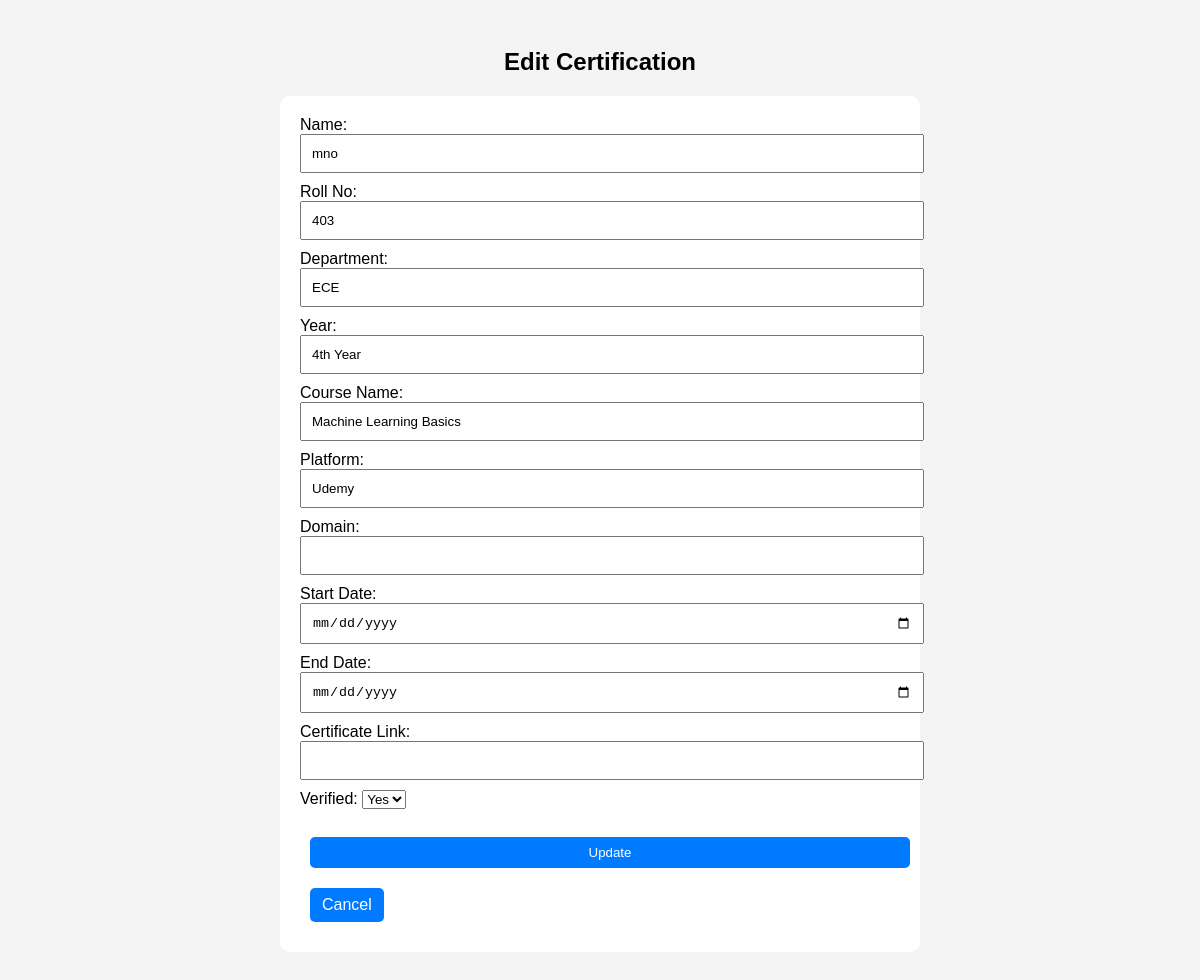
The app's page /edit/51 (signed in) with its own data.
### tables this page shows
CREATE TABLE certifications (
            id INTEGER PRIMARY KEY AUTOINCREMENT,
            name TEXT,
            roll_no TEXT,
            department TEXT,
            year TEXT,
            course_name TEXT,
            platform TEXT,
            domain TEXT,
            start_date TEXT,
            end_date TEXT,
            certificate_link TEXT,
            verified TEXT DEFAULT 'No'
        , completed TEXT DEFAULT 'Not Completed', academic_year TEXT);

### app.py (the view, shortened to what this page needs)
@app.route('/edit/<int:cert_id>', methods=['GET', 'POST'])
def edit_cert(cert_id):
    if 'username' not in session:
        return redirect(url_for('login'))
    conn = sqlite3.connect(DATABASE)
    c = conn.cursor()
    c.execute("SELECT * FROM certifications WHERE id = ?", (cert_id,))
    cert = c.fetchone()
    if session['role'] != 'admin' and cert[3] != session['department']:
        conn.close()
        return "Unauthorized", 403
    conn.close()
    return render_template("edit.html", cert=cert)

### templates/edit.html (shortened to what this page needs)
<!doctype html>
<html>
<head>
    <link rel="stylesheet" href="{{ url_for('static', filename='css/style.css') }}">
</head>
<body>
    <h2 style="text-align:center;">Edit Certification</h2>
    <form method="POST" style="max-width: 600px; margin: auto;">
        <label>Name:</label><input type="text" name="name" value="{{ cert[1] }}" required><br>
        <label>Roll No:</label><input type="text" name="roll_no" value="{{ cert[2] }}" required><br>
		<label>Department:</label><input type="text" name="department" value="{{ cert[3] }}" required><br>
        <label>Year:</label><input type="text" name="year" value="{{ cert[4] }}" required><br>
        <label>Course Name:</label><input type="text" name="course_name" value="{{ cert[5] }}" required><br>
        <label>Platform:</label><input type="text" name="platform" value="{{ cert[6] }}"><br>
        <label>Domain:</label><input type="text" name="domain" value="{{ cert[7] }}"><br>
        <label>Start Date:</label><input type="date" name="start_date" value="{{ cert[8] }}"><br>
        <label>End Date:</label><input type="date" name="end_date" value="{{ cert[9] }}"><br>
        <label>Certificate Link:</label><input type="url" name="certificate_link" value="{{ cert[10] }}"><br>
        <label>Verified:</label>
        <select name="verified">
            <option value="Yes" {% if cert[11] == 'Yes' %}selected{% endif %}>Yes</option>
        </select><br><br>
        <input type="submit" class="btn" value="Update">
        <a href="{{ url_for('index') }}" class="btn">Cancel</a>
    </form>
</body>
</html>

### static/css/style.css (style rules this page uses)
body { font-family: Arial, sans-serif; background-color: #f4f4f4; padding: 20px; }
form, table { margin: 0 auto; max-width: 600px; background-color: white; padding: 20px; border-radius: 10px; }
form input { width: 100%; padding: 10px; margin-bottom: 10px; }
form input[type="submit"] { background-color: #007BFF; color: white; border: none; cursor: pointer; }
.btn { display: inline-block; padding: 8px 12px; background-color: #007BFF; color: white; text-decoration: none; border-radius: 5px; margin: 10px; }

### records on screen
certifications: name "mno", roll_no "403", department "ECE", year "4th Year", course_name "Machine Learning Basics", platform "Udemy", verified "Yes"
